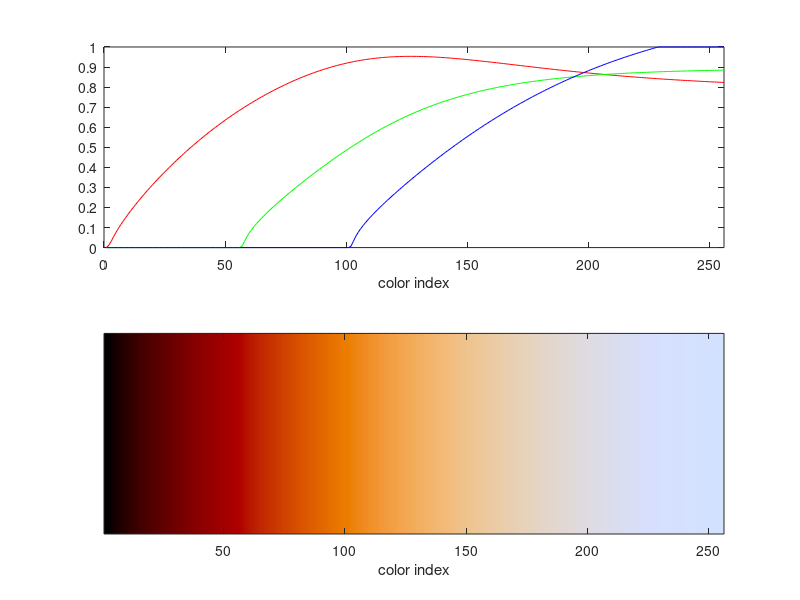
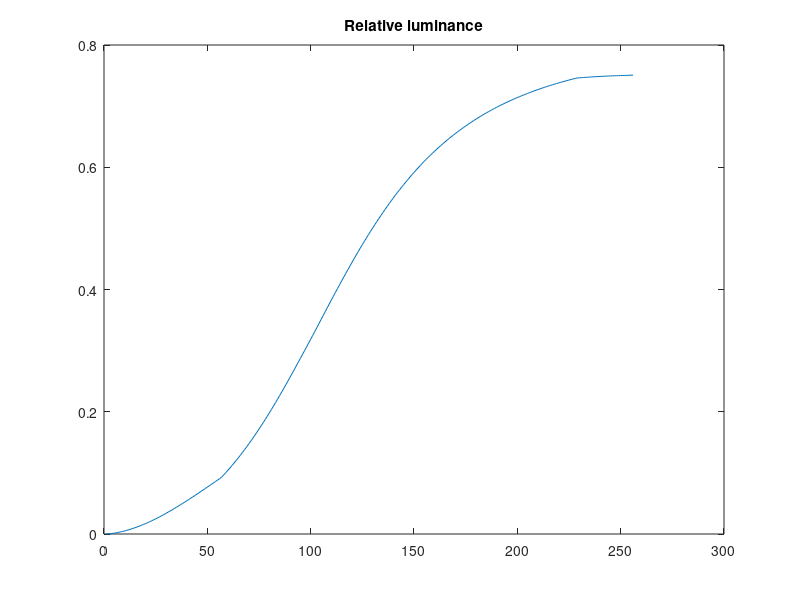

These charts were generated, in order, by the following MATLAB code: (Note: this script raises an error after producing the figures.)
% GNU Octave script
warning ("off", "Octave:broadcast");

% Physical constants, from CODATA 2014
c  = 299792458;
h  = 6.626070040e-34;  % Planck constant
kB = 1.38064852e-23;   % Boltzmann constant
c1 = 2 * h * c * c;
c2 = h * c / kB;
PlanksLaw = @(T, lambda) c1 ./ lambda .^ 5 ./ (exp(c2 ./ lambda ./ T) - 1);

T0 = 300;
T1 = 12000;
n_div = 256;

cmf = load('ciexyzjv.csv');
%T_s = fliplr(1 ./ linspace(1/T1, 1/T0, n_div));
%T_s = linspace(T0, T1, n_div);
e_T = 4;
T_s = linspace(T0^(1/e_T), T1^(1/e_T), n_div).^e_T;
rgb = zeros(length(T_s), 3);
for id_T = 1:length(T_s)
  rgb(id_T, :) = cmf(:, 2:4)' * PlanksLaw(T_s(id_T), cmf(:, 1)*1e-9);
end
rgb ./= rgb(:, 2);  % more uniform lighting
rgb .*= 1 - atan(1 ./ ((T_s-T0+1)' / 2000) .^ 1.5) / pi * 2;  % light adjust
rgb *= 0.8;         % factor to make RGB brighter

sRGB_M = [
 3.2406 -1.5372 -0.4986
-0.9689  1.8758  0.0415
 0.0557 -0.2040  1.0570];

CSRGB = @(c) (12.92*c).*(c<=0.0031308) + (1.055*c.^(1/2.4)-0.055) .* (1-(c<=0.0031308));

rgb = rgb * sRGB_M';  % CIE XYZ to sRGB RGB (linear)
rgb = CSRGB(rgb);

rgb(rgb>1) = 1;
rgb(rgb<0) = 0;

figure(1);
subplot(2,1,1);
rgbplot(rgb, 'profile');
xlim([0 length(rgb)]);
subplot(2,1,2);
rgbplot(rgb, 'composite');

% inv gamma
invCSRGB = @(cs) (cs/12.92).*(cs<=0.040449936) + (((cs+0.055)/1.055).^2.4) .* (1 - (cs<=0.040449936));
figure(2);
plot(1:length(T_s), invCSRGB(rgb) * [0.2126 0.7152 0.0722]');
title('Relative luminance');

c = rgb;
v=int32(floor(flipud(c)*255.99)*[0x10000 0x100 1]');
s=reshape(sprintf('0x%06x, ', v), 10*8, [])(1:end-1,:)';  s(end)=' '


cm_ex1 = hot(256);

figure(9);
subplot(2,1,1);
rgbplot(cm_ex1, 'profile');
xlim([0 length(cm_ex1)]);
subplot(2,1,2);
rgbplot(cm_ex1, 'composite');
title('hot');

figure(10);
plot(1:length(cm_ex1), invCSRGB(cm_ex1) * [0.2126 0.7152 0.0722]');
title('Relative luminance (hot)');

%{
% approximation
function [x y] = CIE_xy_Temp(T)
  % in CIE xy
  if (T < 4000)
      x = -0.2661239*1e9/T/T/T - 0.2343580*1e6/T/T + 0.8776956*1e3/T + 0.179910;
  else
      x = -3.0258469*1e9/T/T/T + 2.1070379*1e6/T/T + 0.2226347*1e3/T + 0.240390;
  end
  if (T < 2222)
      y = -1.1063814*x*x*x - 1.34811020*x*x + 2.18555832*x - 0.20219683;
  elseif (T < 4000)
      y = -0.9549476*x*x*x - 1.37418593*x*x + 2.09137015*x - 0.16748867;
  else
      y =  3.0817580*x*x*x - 5.87338670*x*x + 3.75112997*x - 0.37001483;
  end
endfunction

function [r,g,b] = rgb_temp(T, Y)
  [x y] = CIE_xy_Temp(T);
  X = Y * x / y;
  Z = Y * (1-x-y) / y;
  CSRGB = @(c) (12.92*c).*(c<=0.0031308) + (1.055*c^(1/2.4)-0.055) .* (1-(c<=0.0031308));
  r = CSRGB( 3.2406*X - 1.5372*Y - 0.4986*Z);
  g = CSRGB(-0.9689*X + 1.8758*Y + 0.0415*Z);
  b = CSRGB( 0.0557*X - 0.2040*Y + 1.0570*Z);
endfunction
%}
